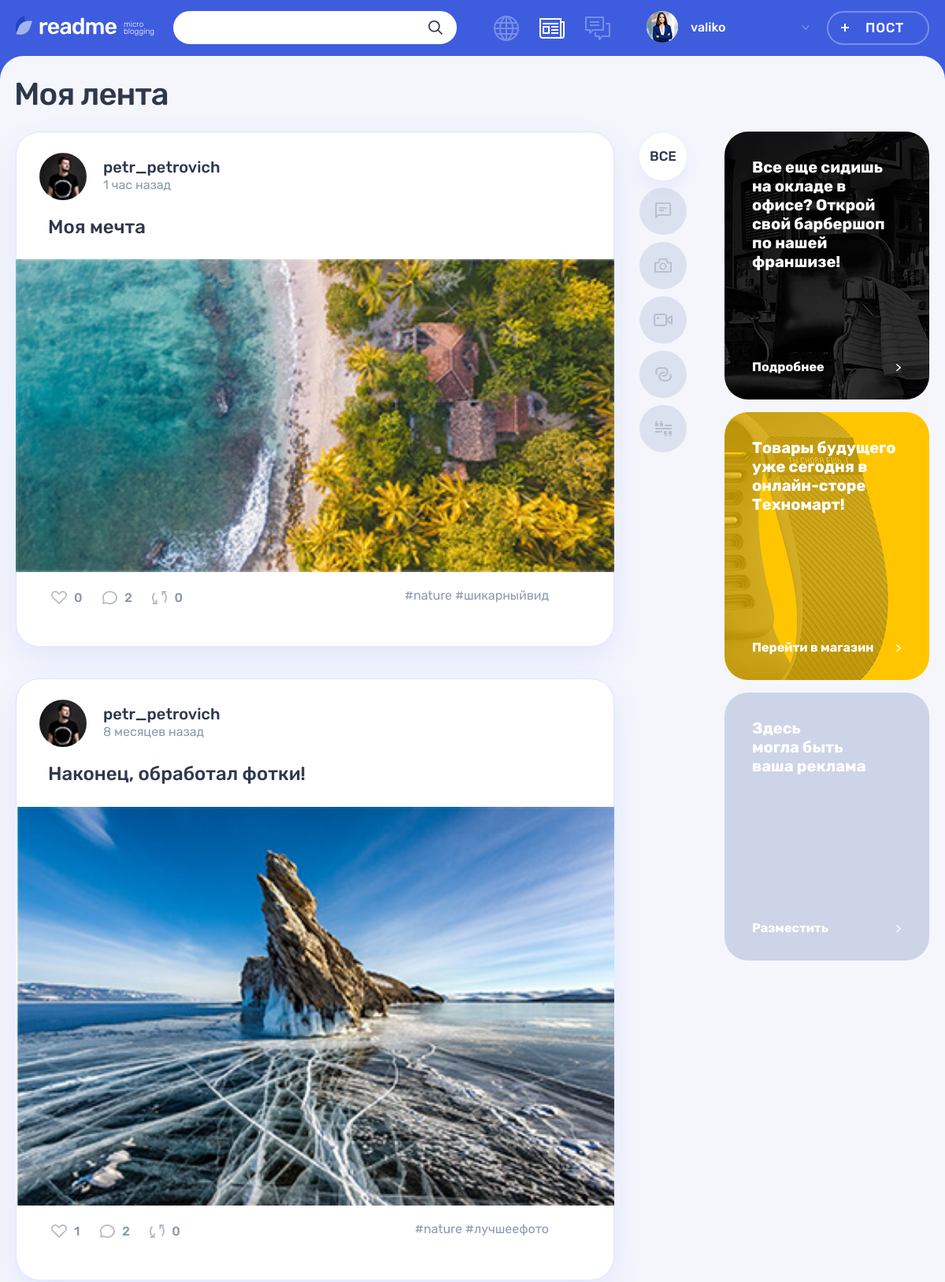
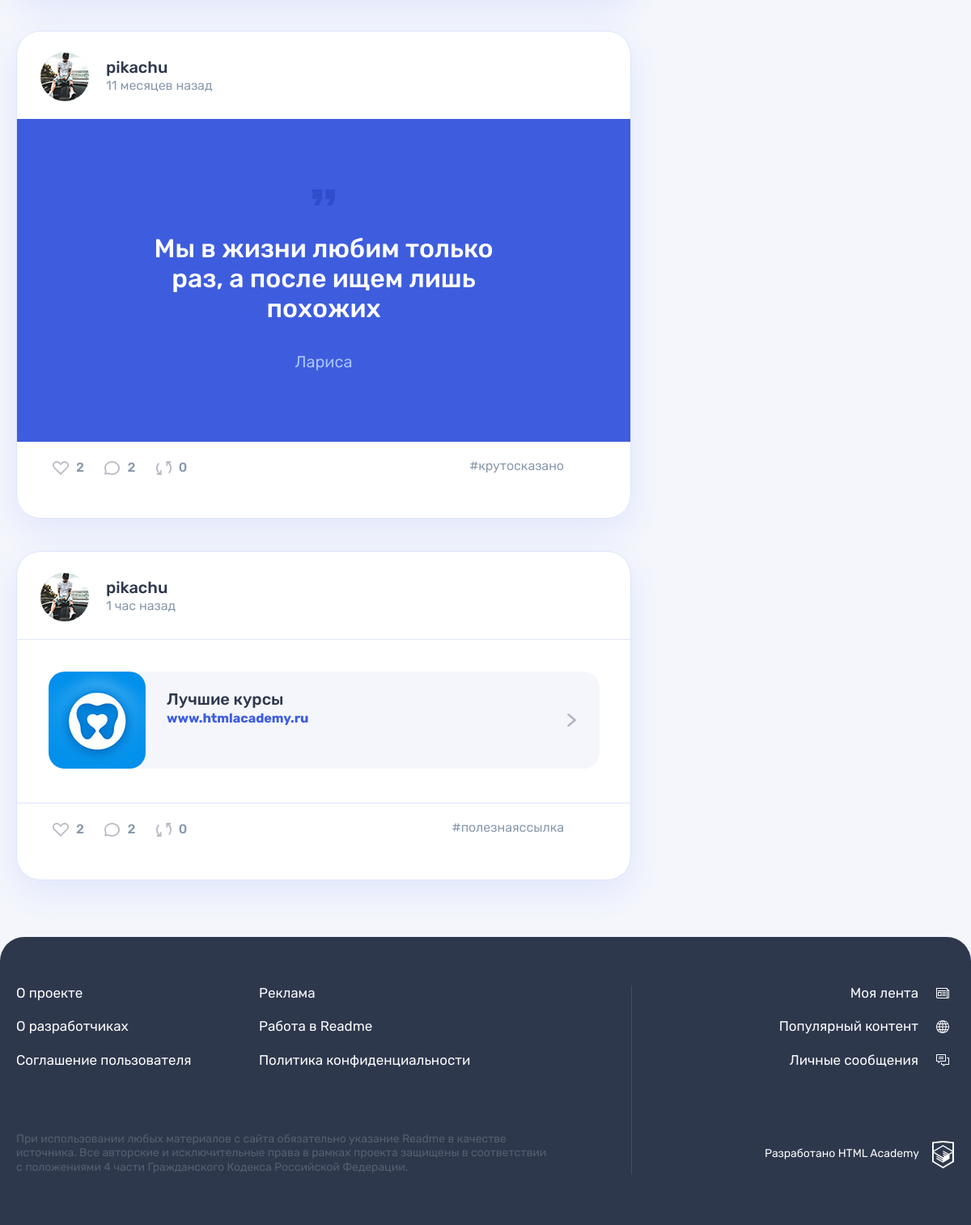
Page /feed.php (signed in) on the committed database (2 pictures, top to bottom).
### tables this page shows
CREATE TABLE post (
    id INT PRIMARY KEY NOT NULL AUTO_INCREMENT,
    published_at TIMESTAMP DEFAULT CURRENT_TIMESTAMP,
    title VARCHAR(45) NOT NULL,
    text_content VARCHAR(200),
    quote_author VARCHAR(45),
    picture VARCHAR(100),
    video VARCHAR(100),
    link VARCHAR(100),
    watch_count INT,
    user_id INT NOT NULL,
    INDEX user_ind (user_id),
    FOREIGN KEY (user_id)
        REFERENCES user(id)
        ON DELETE CASCADE,

    type_id INT NOT NULL,
    INDEX type_ind (type_id),
    FOREIGN KEY (type_id)
        REFERENCES content_type(id)
        ON DELETE CASCADE
);

CREATE TABLE user (
    id INT PRIMARY KEY NOT NULL AUTO_INCREMENT,
    created_at TIMESTAMP DEFAULT CURRENT_TIMESTAMP,
    email VARCHAR(45) NOT NULL,
    UNIQUE INDEX email_ind (email),
    user_login VARCHAR(45) NOT NULL,
    UNIQUE INDEX user_login_ind (user_login),
    user_password VARCHAR(200),
    avatar VARCHAR(100)
);

CREATE TABLE content_type (
    id INT PRIMARY KEY NOT NULL AUTO_INCREMENT,
    title VARCHAR(30) NOT NULL,
    classname VARCHAR(30) NOT NULL
);

### helpers.php (called while the page is built, shortened)
<?php
function get_noun_plural_form(int $number, string $one, string $two, string $many): string
{
    $number = (int)$number;
    $mod10 = $number % 10;
    $mod100 = $number % 100;
    switch (true) {
        case ($mod100 >= 11 && $mod100 <= 20):
            return $many;
        case ($mod10 > 5):
            return $many;
        case ($mod10 === 1):
            return $one;
    }
}
function include_template($name, array $data = [])
{
    $name = 'templates/' . $name;
    extract($data);
    require $name;
    $result = ob_get_clean();
    return $result;
}
function get_date_interval_format($date, $word)
{
    $current_date = date_create('now');
    $date_interval = date_diff($date, $current_date);
    $week = floor($date_interval->d / 7);
    if ($date_interval->m >= 1) {
        return $date_interval->m . " " . get_noun_plural_form($date_interval->m, 'месяц', 'месяца', 'месяцев') . " " . $word;
    } elseif ($week >= 1) {
        return $week . " " . get_noun_plural_form($week, 'неделя', 'недели', 'недель') . " " . $word;
    } elseif ($date_interval->d >= 1) {
        return $date_interval->d . " " . get_noun_plural_form($date_interval->d, 'день', 'дня', 'дней') . " " . $word;
    } elseif ($date_interval->h >= 1) {
        return $date_interval->h . " " . get_noun_plural_form($date_interval->h, 'час', 'часа', 'часов') . " " . $word;
    };
    return $date_interval->i . " " . get_noun_plural_form($date_interval->i, 'минута', 'минуты', 'минут') . " " . $word;
}
function db_get_query($value, $connect, $sql)
{
    $result = mysqli_query($connect, $sql);
    if ($value == 'all') {
        return mysqli_fetch_all($result, MYSQLI_ASSOC);
    } elseif ($value == 'assoc') {
        return mysqli_fetch_assoc($result);
    } else {
        die("Уточните передаваемые данные");
    };
}

### hashtags.php (called while the page is built)
<?php
require_once('helpers.php');
$connect = db_set_connection();
$sql_hashtag_query = "SELECT hashtag.hashtag, hp.post_id
                      FROM hashtag
                            LEFT JOIN hashtags_posts hp ON hashtag.id = hp.hashtag_id
                            ORDER BY post_id";
$sql_hashtags = db_get_query('all', $connect, $sql_hashtag_query);
$hashtags = [];
foreach ($sql_hashtags as $sql_hashtag) {
    $post_id = $sql_hashtag['post_id'];
    if (empty($hashtags[$post_id])) {
        $hashtags[$post_id] = [];
    }
    array_push($hashtags[$post_id], $sql_hashtag['hashtag']);
}

### templates/feed-layout.php (the view, shortened to what this page needs)
<main class="page__main page__main--feed">
    <div class="container">
        <h1 class="page__title page__title--feed">Моя лента</h1>
    </div>
    <div class="page__main-wrapper container">
        <section class="feed">
            <div class="feed__main-wrapper">
                <div class="feed__wrapper">
                    <?php foreach ($posts as $post): ?>
                    <article class="feed__post post post-<?php echo $post['classname']; ?>">
                        <header class="post__header post__author">
                            <a class="post__author-link" href="<?php echo('/profile.php' . '?user_id=' . $post['user_id']) . '&tab=posts';?>" title="Автор">
                                <div class="post__avatar-wrapper">
                                    <?php if (!empty($post['avatar'])): ?>
                                    <img class="post__author-avatar" src="../uploads/avatars/<?php echo $post['avatar']; ?>" alt="Аватар пользователя" width="60" height="60">
                                    <?php endif; ?>
                                </div>
                                <div class="post__info">
                                    <b class="post__author-name"><?=$post['user_login']; ?></b>
                                    <span class="post__time"><?=get_date_interval_format(date_create($post['published_at']), 'назад');?></span>
                                </div>
                            </a>
                        </header>
                        <div class="post__main">
                        <?php if ($post['classname'] === 'photo'): ?>
                            <h2><a href="#"><?=$post['title'];?></a></h2>
                            <div class="post-photo__image-wrapper">
                                <img src="uploads/<?php echo $post['picture'];?>" alt="Фото от пользователя" width="760" height="396">
                            </div>
                        <?php elseif ($post['classname'] === 'text'): ?>
                            <h2><a href="#"><?=$post['title'];?></a></h2>
                            <p><?=get_cut_text($post['text_content']);?></p>
                        <?php elseif ($post['classname'] === 'quote'): ?>
                            <blockquote>
                                <p>
                                    <?=$post['text_content'];?>
                                </p>
                                <cite><?=$post['quote_author'];?></cite>
                            </blockquote>
                        <?php elseif ($post['classname'] === 'link'): ?>
                            <div class="post-link__wrapper">
                                <a class="post-link__external" href="<?php echo $post['link']; ?>" title="Перейти по ссылке">
                                    <div class="post-link__icon-wrapper">
                                        <img src="img/logo-vita.jpg" alt="Иконка">
                                    </div>
                                    <div class="post-link__info">
                                        <h3><?=$post['title'];?></h3>
                                        <span><?=$post['link'];?></span>
                                    </div>
                                    <svg class="post-link__arrow" width="11" height="16">
                                        <use xlink:href="#icon-arrow-right-ad"></use>
                                    </svg>
                                </a>
                            </div>
                        <?php endif; ?>
                        </div>
                        <footer class="post__footer post__indicators">
                            <div class="post__buttons">
                                <a class="post__indicator post__indicator--likes button" href="<?php echo('/likes.php' . '?post_id=' . $post['id'])?>" title="Лайк">
                                    <svg class="post__indicator-icon" width="20" height="17">
                                        <use xlink:href="#icon-heart"></use>
                                    </svg>
                                    <span><?=$post['total_likes'];?></span>
                                </a>
                                <a class="post__indicator post__indicator--comments button" href="#" title="Комментарии">
                                    <svg class="post__indicator-icon" width="19" height="17">
                                        <use xlink:href="#icon-comment"></use>
                                    </svg>
                                    <span><?=$post['total_comm'];?></span>
                                </a>
                                <a class="post__indicator post__indicator--repost button" href="<?php echo('/repost.php' . '?post_id=' . $post['id']);?>" title="Репост">
                                    <svg class="post__indicator-icon" width="19" height="17">
                                        <use xlink:href="#icon-repost"></use>
                                    </svg>
                                    <span><?=$post['repost_count'];?></span>
                                </a>
                            </div>
                            <ul class="post__tags">
                                <?php if (key_exists($post['id'], $hashtags)):?><?php foreach ($hashtags[$post['id']] as $hashtag): ?>
                                    <li><a href="<?php echo('search.php' . '?q=%23' . $hashtag);?>">#<?=$hashtag;?>
                                    <?php endforeach;?></a></li>
                                <?php endif;?>
                            </ul>
                        </footer>
                    </article>
                    <?php endforeach; ?>
                </div>
            </div>
            <ul class="feed__filters filters">
                <li class="feed__filters-item filters__item">
                    <a class="filters__button <?php if ($type_classname == ''): echo('filters__button--active');?>
                        <?php endif; ?>" href="<?php echo $url; ?>">
                        <span>Все</span>
                    </a>
                </li>
                <?php foreach ($types as $type):?>
                <li class="feed__filters-item filters__item">
                    <a class="filters__button filters__button--<?php echo $type['classname']; ?> button <?php if ($type['classname'] === $type_classname):?><?php echo('filters__button--active');?><?php endif;?>" href="<?php echo($url . '?type=' . $type['classname']);?>">
                        <svg class="filters__icon"
                        <?php if ($type['classname'] === 'photo'): ?>
                            <?php echo 'width="22" height="18"'; ?>
                        <?php elseif ($type['classname'] === 'video'): ?>
                            <?php echo 'width="24" height="16"'; ?>
                        <?php elseif ($type['classname'] === 'text'): ?>
                            <?php echo 'width="20" height="21"'; ?>
                        <?php elseif ($type['classname'] === 'quote'): ?>
                            <?php echo 'width="21" height="20"'; ?>
                        <?php elseif ($type['classname'] === 'link'): ?>
                            <?php echo 'width="21" height="18"'; ?>
                        <?php endif; ?>>
                            <use xlink:href="#icon-filter-<?php echo $type['classname']; ?>"></use>
                        </svg>
                    </a>
                </li>
                <?php endforeach; ?>
            </ul>
        </section>
        <aside class="promo">
            <article class="promo__block promo__block--barbershop">
                <p class="promo__text">
                    Все еще сидишь на окладе в офисе? Открой свой барбершоп по нашей франшизе!
                </p>
                <a class="promo__link" href="#">
                    Подробнее
                </a>
            </article>
            <article class="promo__block promo__block--technomart">
                <p class="promo__text">
                    Товары будущего уже сегодня в онлайн-сторе Техномарт!
                </p>
                <a class="promo__link" href="#">
                    Перейти в магазин
                </a>
            </article>
            <article class="promo__block">
                <p class="promo__text">
                    Здесь<br> могла быть<br> ваша реклама
                </p>
                <a class="promo__link" href="#">
                    Разместить
                </a>
            </article>
        </aside>
    </div>
</main>

### rows in the picture
post: user.avatar (picture), user.user_login "petr_petrovich", published_at "1 час назад", title "Моя мечта", picture (picture), total_likes "0", total_comm "2", repost_count "0", id "nature", id "шикарныйвид"
post: user.avatar (picture), user.user_login "petr_petrovich", published_at "8 месяцев назад", title "Наконец, обработал фотки!", picture (picture), total_likes "1", total_comm "2", repost_count "0", id "nature", id "лучшеефото"
post: user.avatar (picture), user.user_login "pikachu", published_at "11 месяцев назад", text_content "Мы в жизни любим только раз, а после ищем лишь похожих", quote_author "Лариса", total_likes "2", total_comm "2", repost_count "0", id "крутосказано"
post: user.avatar (picture), user.user_login "pikachu", published_at "1 час назад", title "Лучшие курсы", link "www.htmlacademy.ru", total_likes "2", total_comm "2", repost_count "0", id "полезнаяссылка"

### other values in the picture
$user_name "valiko"
